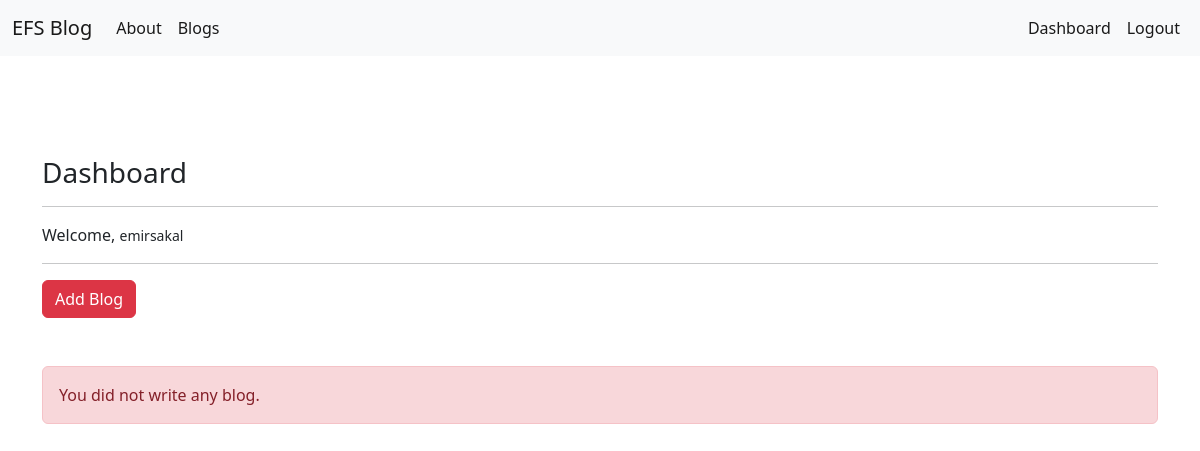
Page /blogs/dashboard/ (signed in) on the earlier database version.
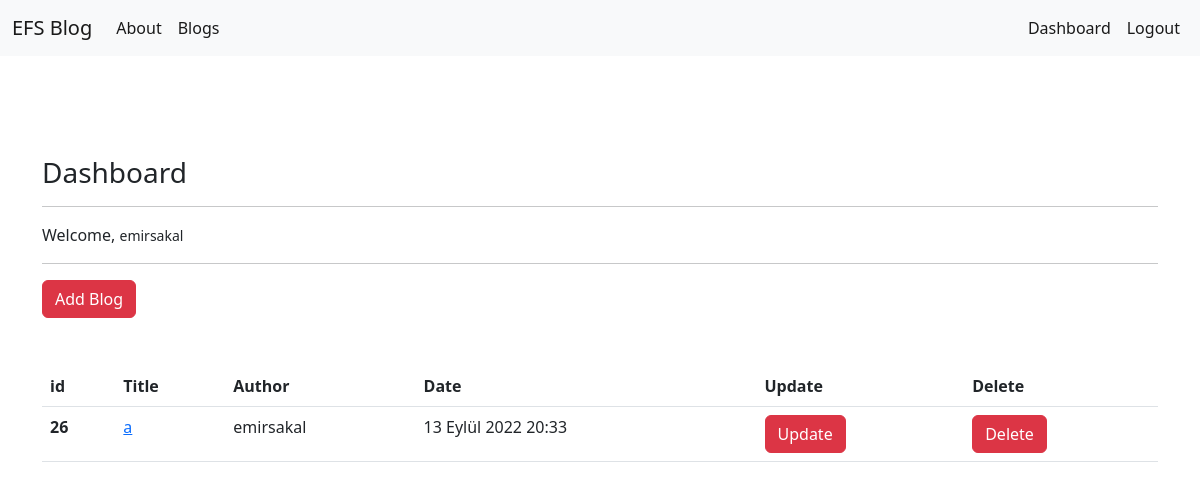
Same page on the later database version.
### article/models.py (models this page shows, shortened)
class Article(models.Model):
    author = models.ForeignKey("auth.User", on_delete = models.CASCADE,verbose_name= "Author ")
    title = models.CharField(max_length = 50, verbose_name= "Title ")
    content = RichTextField()
    created_date = models.DateTimeField(auto_now_add=True, verbose_name= "Created Date")
    article_image = models.FileField(blank = True,null = True,verbose_name="Image")

### article/views.py (the view)
# urls.py: path('dashboard/',views.dashboard,name = "dashboard"),
@login_required(login_url="user:login")
def dashboard(request):
    articles = Article.objects.filter(author = request.user)
    context = {
        "articles" : articles
    }
    return render(request,"dashboard.html",context)

### templates/dashboard.html
{% extends 'layout.html' %}
{% block body %}
<h3> Dashboard </h3>
<hr>
<p>
    Welcome, <small>{{request.user.username}}</small>
</p>
<hr>
<a class = "btn btn-danger" href = "/blogs/addblog"> Add Blog </a>
<br><br><br>
{% if articles %}
    <table class="table">
        <thead>
        <tr>
            <th scope="col">id</th>
            <th scope="col">Title</th>
            <th scope="col">Author</th>
            <th scope="col">Date</th>
            <th scope="col">Update</th>
            <th scope="col">Delete</th>
        </tr>
        </thead>
        <tbody>
            {% for article in articles %}
                <tr>
                    <th scope="row">{{article.id}}</th>
                    <td><a href = "/blogs/blog/{{article.id}}">{{article.title}}</a></td>
                    <td>{{article.author.username}}</td>
                    <td>{{article.created_date}}</td>
                    <td><a href="/blogs/update/{{article.id}}" class = "btn btn-danger">Update</a></td>
                    <td><a href="/blogs/delete/{{article.id}}" class = "btn btn-danger">Delete</a></td>
                </tr>
            {% endfor %}
        </tbody>
    </table>
{% else %}
    <div class ="alert alert-danger"> You did not write any blog.</div>
{% endif %}
{% endblock body %}

Differences in the rows shown:
added Article: id "26", title "a", author.username "emirsakal", created_date "13 Eylül 2022 20:33"
Other differences:
text no longer shown: "You did not write any blog."
text now shown: "id Title Author Date Update Delete"
